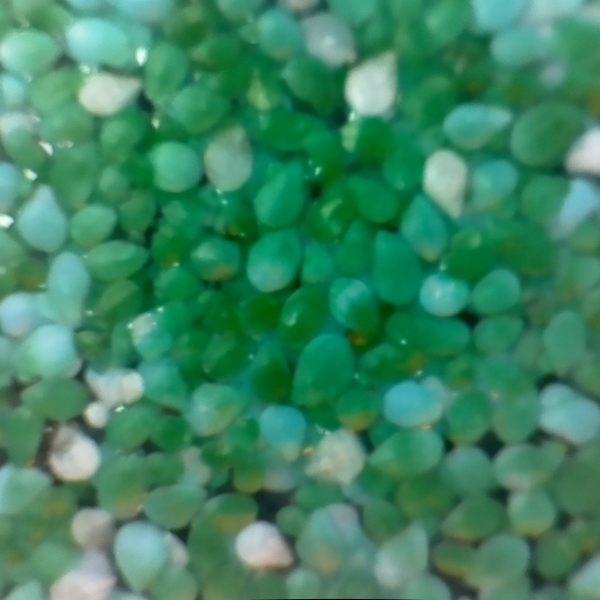
#> input picture notebooks/test-petri.jpg, 1200 x 1200 px, found by its file name (shown at 1/2 size)
$ python -i DuckbotExptSetupUtils.py   (imports and definitions only)
#> lines starting #> are read from the running program, lines starting #| are printed output that depends on the picture; after the words box and inside, x2 and y2 are one past the last pixel; in counts of white or black regions, pixels touching at a corner belong together
### notebooks/utils/PlatePositionUtils.py

import os
import json
import pandas as pd
n = 0
while n != 5:
    curr_folder = os.path.basename(os.path.normpath(os.getcwd()))
    if curr_folder == 'duckbot':
        break
    os.chdir('..')
    n = n + 1

import ConfigFiles.PlatePositionsConfig as ppc


# ----------
#FETCHING WELL COORDINATES

# [73 lines left out: functions assign_plates_and_wells, fetch_plate_wellpostions, add_well_coords_to_df_from_file, add_well_coords_to_df_from_file, add_well_coords_to_df_from_sample_data_dict, not called in this run]


# ----------
# Method to return a dictionary with 'x' and 'y' values for a single well based on a plate number and well id.

whole_bedplate_positions = []

for p in ppc.plates:
    plate_dict = {}
    start_x = ppc.plate_start_position["x"] + (p["col"] * ppc.plate_column_offset)
    start_y = ppc.plate_start_position["y"] - (p["row"] * ppc.plate_row_offset)
    platewells =[]
    for i, well in enumerate(ppc.wells_in_plate):
        well_dict ={}
        well_dict["well_id"] = well['well_id']
        well_dict["x"] = start_x + (well["col"] * ppc.well_column_offset)
        well_dict["y"] = start_y - (well["row"] * ppc.well_row_offset)
        platewells.append(well_dict)
    plate_dict["plate"] = p['plate_id']
    plate_dict["well_dict"] = platewells
    whole_bedplate_positions.append(plate_dict)

 # bedplate_df = pd.DataFrame(whole_bedplate_positions) - Future work. To improve elegance create a dataframe and use locate to pull out wells rather than iterating through a list of nested dictionaries.

# [40 lines left out: functions fetch_well_position, add_well_coords_to_df, pull_list_of_well_coord_dicts_by_dfcolumn, not called in this run]


### notebooks/utils/DuckbotExptSetupUtils.py
import matplotlib
import matplotlib.patches as mpatches
import numpy as np
from matplotlib import pyplot as plt
import random
import json
import math
from plantcv import plantcv as pcv

import utils.PlatePositionUtils as pp
import platform
if platform.system() == 'Linux':
    from utils.CameraUtils import * # this library can only be used on the RPi


def chunk_list(well_list, n):
    for i in range(0, len(well_list), n):    # looping till length l
        yield well_list[i:i + n]

# [117 lines left out: functions dispense_to_wells, visualize_plate_set_up, inoculation_loop_transfer, not called in this run]

#Looks for the outline of the well that the duckweed are in and crops to that outline.
def well_check_circle_crop(img, minR = 350, maxR = 500):
#> called with minR = 480, maxR = 500
    img1 = cv2.cvtColor(img, cv2.COLOR_RGB2BGR)
#> img1 is the input picture: shape (1200, 1200, 3); mean B, G, R 99.2, 133.3, 60.2
    gray = cv2.cvtColor(img, cv2.COLOR_RGB2GRAY)
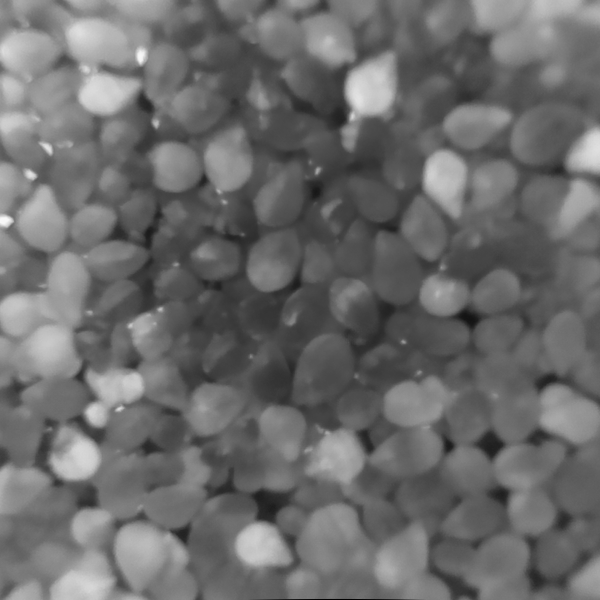
#> gray: shape (1200, 1200) (shown at 1/2 size); min 0, max 249, mean 107.5
    blur = cv2.medianBlur(gray, 5)
    ret, thresh = cv2.threshold(gray, 100, 150, cv2.THRESH_BINARY)
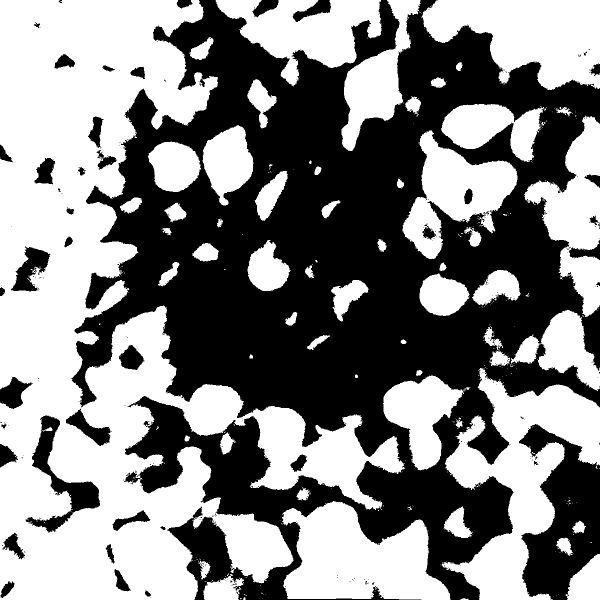
#> thresh: shape (1200, 1200) (shown at 1/2 size); values 0 (black) and 150 (white), 52.3% white; 291 black regions (245 under 20 px), largest, box (x1, y1, x2, y2) and area: (143, 0, 1200, 1200) 619551, (1038, 848, 1200, 1200) 31947, (51, 831, 200, 1065) 8859
    # Create mask
    height, width, nslice = img.shape
#> height = 1200; width = 1200; nslice = 3
    mask = np.zeros((height,width), np.uint8)
    cimg=cv2.cvtColor(img, cv2.COLOR_RGB2BGR)
    edges = cv2.Canny(gray, 25, 100)
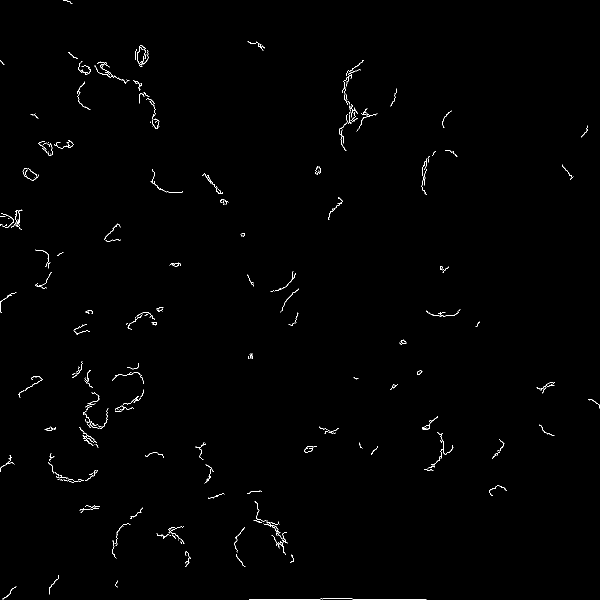
#> edges: shape (1200, 1200) (shown at 1/2 size); 0.58% white in thin lines or dots
    gain = 1
    for g in np.arange(gain, 10, 0.1):
        # find the right gain to find a single circle
        circles = cv2.HoughCircles(edges,
                                   cv2.HOUGH_GRADIENT,
                                   g,
                                   minDist=100,
                                   param1=100,
                                   param2=100,
                                   minRadius=minR,
                                   maxRadius=500
                                   )
        if circles is None:
            continue
        numCircles = circles[0,:].shape[0]
        if numCircles == 1:
            break
#> this loop made 33 passes
#> circles on pass 33: [[203.7, 233.1, 497.6]]

    if circles is not None:
        i = circles[0][0]
#> i = [203.7, 233.1, 497.6]
        # Draw on mask
        center = (int(i[0]),int(i[1]))
#> center = (203, 233)
        radius = int(i[2])
#> radius = 497
        cv2.circle(mask,center,radius,(255,255,255),thickness=-1)
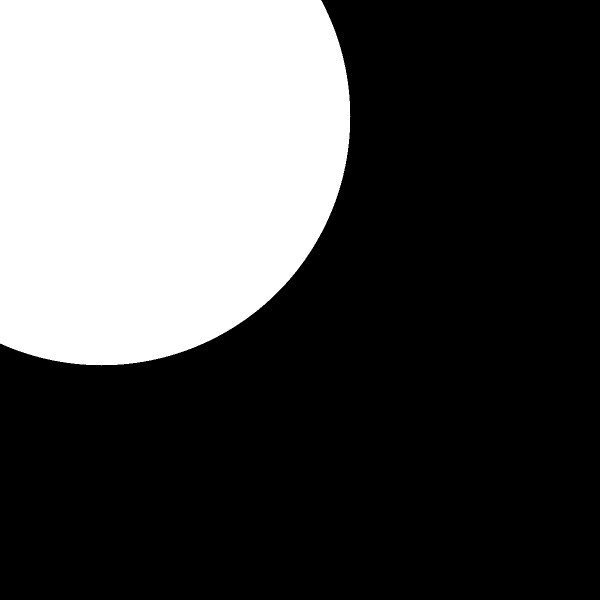
#> mask: shape (1200, 1200) (shown at 1/2 size); 31.3% white; 1 white region
        # Copy that image using that mask
        masked_data = cv2.bitwise_and(img1, img1, mask=mask)
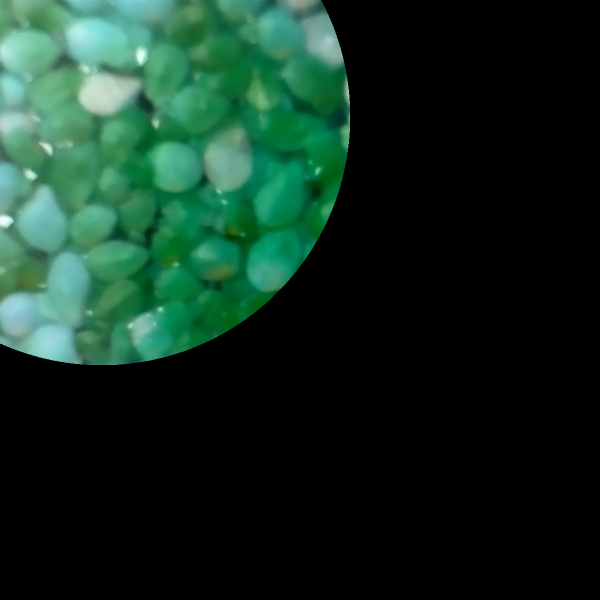
#> masked_data: shape (1200, 1200, 3) (shown at 1/2 size); mean B, G, R 32.2, 44.2, 18.2
        # Apply Threshold
        _,thresh = cv2.threshold(mask,1,255,cv2.THRESH_BINARY)
        # Find Contour
        contours = cv2.findContours(thresh,cv2.RETR_EXTERNAL,cv2.CHAIN_APPROX_SIMPLE)
#> contours = 1 contour; box (x1, y1, x2, y2) and area: (0, 0, 701, 731) 450114
        x,y,w,h = cv2.boundingRect(contours[0][0])
#> x = 0; y = 0; w = 701; h = 731
        #   Crop masked_data
        cropped_img = masked_data[y:y+h,x:x+w]
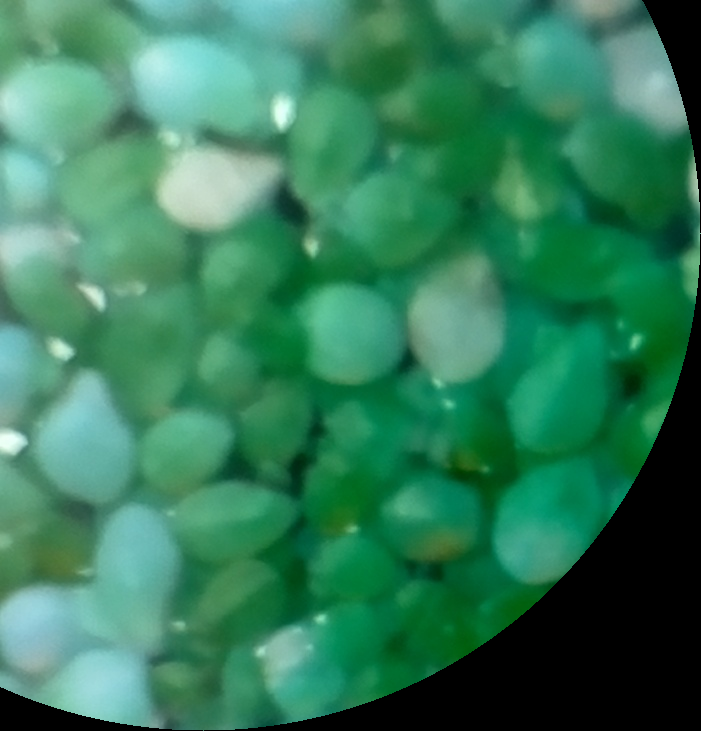
#> cropped_img: shape (731, 701, 3); mean B, G, R 90.4, 124.3, 51.1
    else:
        cropped_img = "Error"
    return np.ascontiguousarray(cropped_img), i # i is the circle data (center_x, center_y, radius)

# [44 lines left out: functions identify_fronds, check_wells, not called in this run]

def find_and_count_fronds(img, min_r_crop = 480, max_r_crop = 500):
    # first, threshold the image and take distance transform to identify the foreground
    crop, crop_data = well_check_circle_crop(img, min_r_crop, max_r_crop)
#> crop_data = [203.7, 233.1, 497.6]
#> (the run stopped early here; a loop or call above may not have finished)
